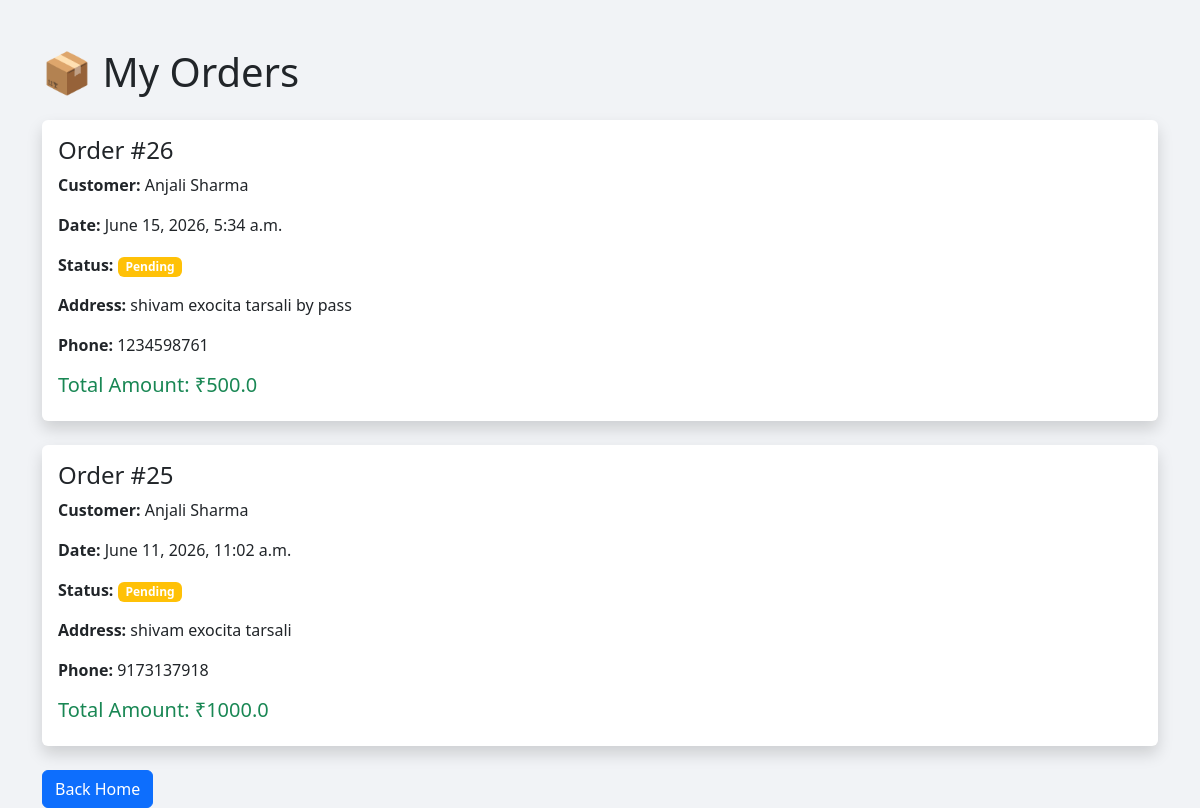
/my-orders/ (signed in), run on the app's committed database.
### shop/models.py (models this page shows, shortened)
class Order(models.Model):
    user = models.ForeignKey(User, on_delete=models.CASCADE, null=True, blank=True)
    customer_name = models.CharField(max_length=200)
    address = models.TextField()
    phone = models.CharField(max_length=20)
    payment_method = models.CharField(max_length=50, default="COD")
    total_price = models.FloatField()
    order_date = models.DateTimeField(auto_now_add=True)
    status = models.CharField(max_length=50, default="Pending")

### shop/views.py (the view)
# urls.py: path('my-orders/', my_orders, name='my_orders'),
def my_orders(request):
    if not request.user.is_authenticated:
        return redirect('/login/')
    orders = Order.objects.filter(user=request.user).order_by('-id')
    return render(request, "my_orders.html", {
        "orders": orders
    })

### shop/templates/my_orders.html (shortened to what this page needs)
<!DOCTYPE html>
<html>
<head>
    <link href="https://cdn.jsdelivr.net/npm/bootstrap@5.3.3/dist/css/bootstrap.min.css" rel="stylesheet">
</head>
<body style="background:#f1f3f6;">
    <div class="container mt-5">
        <h1 class="mb-4">📦 My Orders</h1>
        {% for order in orders %}
        <div class="card shadow border-0 mb-4">
            <div class="card-body">
                <h4>Order #{{ order.id }}</h4>
                <p>
                    <strong>Customer:</strong>
                    {{ order.customer_name }}
                </p>
                <p>
                    <strong>Date:</strong>
                    {{ order.order_date }}
                </p>
                <p>
                    <strong>Status:</strong>
                    <span class="badge bg-warning">
                        {{ order.status }}
                    </span>
                </p>
                <p>
                    <strong>Address:</strong>
                    {{ order.address }}
                </p>
                <p>
                    <strong>Phone:</strong>
                    {{ order.phone }}
                </p>
                <h5 class="text-success">
                    Total Amount: ₹{{ order.total_price }}
                </h5>
            </div>
        </div>
        {% empty %}
        <div class="alert alert-info">
            No orders found.
        </div>
        {% endfor %}
        <a href="/" class="btn btn-primary">
            Back Home
        </a>
    </div>
</body>
</html>

### data on the page
Order: id "26", customer_name "Anjali Sharma", order_date "June 15, 2026, 5:34 a.m.", status "Pending", address "shivam exocita tarsali by pass", phone "1234598761", total_price "500.0"
Order: id "25", customer_name "Anjali Sharma", order_date "June 11, 2026, 11:02 a.m.", status "Pending", address "shivam exocita tarsali", phone "9173137918", total_price "1000.0"
